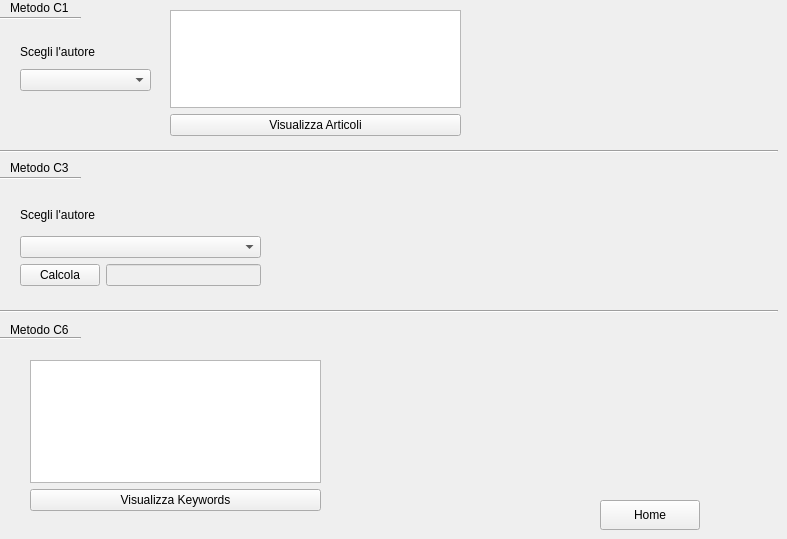
      <widget class="QWidget" name="sezioneCPage">
       <widget class="QPushButton" name="HomeButton_10">
        <property name="geometry">
         <rect>
          <x>600</x>
          <y>500</y>
          <width>100</width>
          <height>30</height>
         </rect>
        </property>
        <property name="text">
         <string>Home</string>
        </property>
       </widget>
       <widget class="QLabel" name="label_14">
        <property name="geometry">
         <rect>
          <x>10</x>
          <y>0</y>
          <width>61</width>
          <height>16</height>
         </rect>
        </property>
        <property name="text">
         <string>Metodo C1</string>
        </property>
       </widget>
       <widget class="Line" name="line_4">
        <property name="geometry">
         <rect>
          <x>0</x>
          <y>10</y>
          <width>81</width>
          <height>16</height>
         </rect>
        </property>
        <property name="orientation">
         <enum>Qt::Horizontal</enum>
        </property>
       </widget>
       <widget class="QWidget" name="layoutWidget">
        <property name="geometry">
         <rect>
          <x>20</x>
          <y>40</y>
          <width>131</width>
          <height>51</height>
         </rect>
        </property>
        <layout class="QVBoxLayout" name="verticalLayout_24">
         <item>
          <widget class="QLabel" name="label_13">
           <property name="text">
            <string>Scegli l'autore</string>
           </property>
          </widget>
         </item>
         <item>
          <widget class="QComboBox" name="mC1comboBox"/>
         </item>
        </layout>
       </widget>
       <widget class="QWidget" name="layoutWidget">
        <property name="geometry">
         <rect>
          <x>170</x>
          <y>10</y>
          <width>291</width>
          <height>126</height>
         </rect>
        </property>
        <layout class="QVBoxLayout" name="verticalLayout_25">
         <item>
          <widget class="QListWidget" name="mC1lista"/>
         </item>
         <item>
          <widget class="QPushButton" name="mC1Button">
           <property name="text">
            <string>Visualizza Articoli</string>
           </property>
          </widget>
         </item>
        </layout>
       </widget>
       <widget class="QLabel" name="label_16">
        <property name="geometry">
         <rect>
          <x>10</x>
          <y>160</y>
          <width>71</width>
          <height>16</height>
         </rect>
        </property>
        <property name="text">
         <string>Metodo C3</string>
        </property>
       </widget>
       <widget class="Line" name="line_5">
        <property name="geometry">
         <rect>
          <x>0</x>
          <y>170</y>
          <width>81</width>
          <height>16</height>
         </rect>
        </property>
        <property name="orientation">
         <enum>Qt::Horizontal</enum>
        </property>
       </widget>
       <widget class="QLabel" name="label_17">
        <property name="geometry">
         <rect>
          <x>10</x>
          <y>320</y>
          <width>71</width>
          <height>20</height>
         </rect>
        </property>
        <property name="text">
         <string>Metodo C6</string>
        </property>
       </widget>
       <widget class="Line" name="line_6">
        <property name="geometry">
         <rect>
          <x>0</x>
          <y>330</y>
          <width>81</width>
          <height>16</height>
         </rect>
        </property>
        <property name="orientation">
         <enum>Qt::Horizontal</enum>
        </property>
       </widget>
       <widget class="QWidget" name="layoutWidget">
        <property name="geometry">
         <rect>
          <x>20</x>
          <y>200</y>
          <width>241</width>
          <height>86</height>
         </rect>
        </property>
        <layout class="QVBoxLayout" name="verticalLayout_27">
         <item>
          <layout class="QVBoxLayout" name="verticalLayout_26">
           <item>
            <widget class="QLabel" name="label_15">
             <property name="text">
              <string>Scegli l'autore</string>
             </property>
            </widget>
           </item>
           <item>
            <widget class="QComboBox" name="mC3comboBox"/>
           </item>
          </layout>
         </item>
         <item>
          <layout class="QHBoxLayout" name="horizontalLayout_3">
           <item>
            <widget class="QPushButton" name="mC3Button">
             <property name="text">
              <string>Calcola</string>
             </property>
            </widget>
           </item>
           <item>
            <widget class="QLineEdit" name="mC3line">
             <property name="enabled">
              <bool>false</bool>
             </property>
            </widget>
           </item>
          </layout>
         </item>
        </layout>
       </widget>
       <widget class="QWidget" name="layoutWidget">
        <property name="geometry">
         <rect>
          <x>30</x>
          <y>360</y>
          <width>291</width>
          <height>151</height>
         </rect>
        </property>
        <layout class="QVBoxLayout" name="verticalLayout_28">
         <item>
          <widget class="QListWidget" name="mC6lista"/>
         </item>
         <item>
          <widget class="QPushButton" name="mC6Button">
           <property name="text">
            <string>Visualizza Keywords</string>
           </property>
          </widget>
         </item>
        </layout>
       </widget>
       <widget class="Line" name="line_14">
        <property name="geometry">
         <rect>
          <x>0</x>
          <y>310</y>
          <width>778</width>
          <height>3</height>
         </rect>
        </property>
        <property name="orientation">
         <enum>Qt::Horizontal</enum>
        </property>
       </widget>
       <widget class="Line" name="line_15">
        <property name="geometry">
         <rect>
          <x>0</x>
          <y>150</y>
          <width>778</width>
          <height>3</height>
         </rect>
        </property>
        <property name="orientation">
         <enum>Qt::Horizontal</enum>
        </property>
       </widget>
      </widget>
